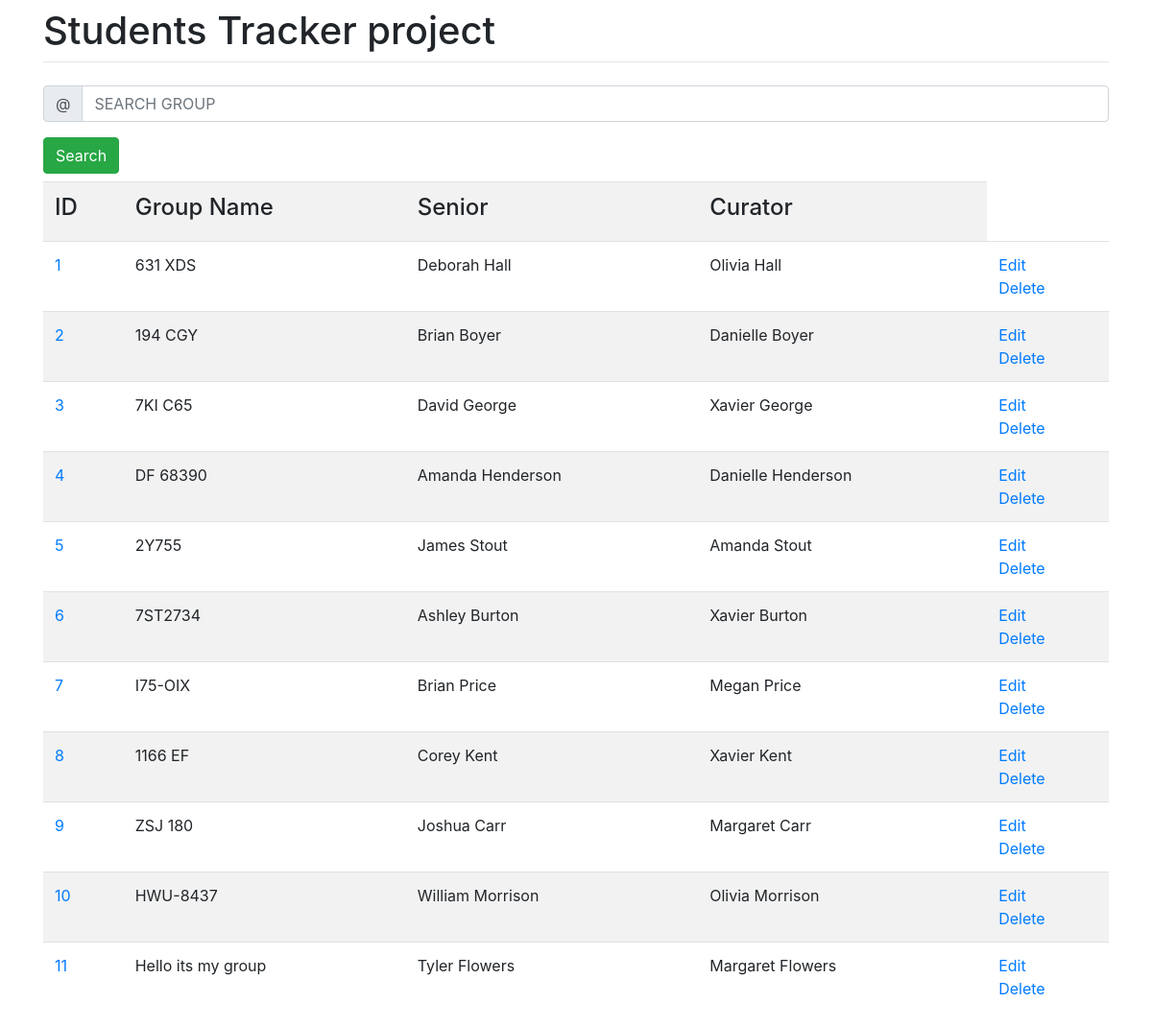
Page /groups/list/ on the committed database.
### groups/models.py (models this page shows, shortened)
class Group(models.Model):
    group_name = models.CharField(max_length=20)
    senior = models.ForeignKey('students.Student',
                               models.SET_NULL,
                               null=True,
                               blank=True, )
    curator = models.ForeignKey('teachers.Teacher',
                                models.SET_NULL,
                                null=True,
                                blank=True,
                                )

### students/models.py (models this page shows, shortened)
class Student(models.Model):
    first_name = models.CharField(max_length=20)
    last_name = models.CharField(max_length=20)
    birth_date = models.DateField()
    emails = models.EmailField()
    phone = models.CharField(max_length=16)
    address = models.CharField(max_length=255, null=True, blank=True)
    group_id = models.ForeignKey('groups.Group',
                                 models.SET_NULL,
                                 null=True,
                                 blank=True)

### teachers/models.py (models this page shows, shortened)
class Teacher(models.Model):
    first_name = models.CharField(max_length=20)
    last_name = models.CharField(max_length=20)
    emails = models.EmailField()
    phone = models.CharField(max_length=16)

### groups/views.py (the view)
# urls.py: path('list/', groups, name='group-list'),
def groups(request):
    qset = Group.objects.all()
    return render(request, 'group_list.html', context={'group_list': qset})

### groups/templates/group_list.html (shortened to what this page needs)
{% extends 'base.html' %}
{% block content %}
<form action="/group/list/" method="get">
    <div class="input-group mb-3">
        <div class="input-group-prepend">
            <span class="input-group-text" id="basic-addon1">@</span>
        </div>
        <input aria-describedby="basic-addon1" aria-label="Username" class="form-control" name="first_name"
               placeholder="SEARCH GROUP" type="text">
    </div>
    <button class="btn btn-success" type="submit">Search</button>
</form>
<table class="table table-striped">
    <tr>
        <td scope="col"><h4>ID</h4></td>
        <td scope="col"><h4>Group Name</h4></td>
        <td scope="col"><h4>Senior</h4></td>
        <td scope="col"><h4>Curator</h4></td>
        {% for group in group_list %}
    <tr>
        <td><a href="{% url 'group-edit' pk=group.id %}">{{ group.id }} </a></td>
        <td>{{group.group_name}}</td>
        <td>{{group.senior.first_name}} {{group.senior.last_name}}</td>
        <td>{{group.curator.first_name}} {{group.senior.last_name}}</td>
        <td>
            <a href="{% url 'group-edit' pk=group.id %}">Edit</a>
            <br>
            <a href="{% url 'group-delete' pk=group.id %}">Delete</a>
        </td>
    </tr>
    {% endfor %}
</table>
{% endblock content %}

### rows in the picture
Group: id "1", group_name "631 XDS", senior.first_name "Deborah", senior.last_name "Hall", curator.first_name "Olivia"
Group: id "2", group_name "194 CGY", senior.first_name "Brian", senior.last_name "Boyer", curator.first_name "Danielle"
Group: id "3", group_name "7KI C65", senior.first_name "David", senior.last_name "George", curator.first_name "Xavier"
Group: id "4", group_name "DF 68390", senior.first_name "Amanda", senior.last_name "Henderson", curator.first_name "Danielle"
Group: id "5", group_name "2Y755", senior.first_name "James", senior.last_name "Stout", curator.first_name "Amanda"
Group: id "6", group_name "7ST2734", senior.first_name "Ashley", senior.last_name "Burton", curator.first_name "Xavier"
Group: id "7", group_name "I75-OIX", senior.first_name "Brian", senior.last_name "Price", curator.first_name "Megan"
Group: id "8", group_name "1166 EF", senior.first_name "Corey", senior.last_name "Kent", curator.first_name "Xavier"
Group: id "9", group_name "ZSJ 180", senior.first_name "Joshua", senior.last_name "Carr", curator.first_name "Margaret"
Group: id "10", group_name "HWU-8437", senior.first_name "William", senior.last_name "Morrison", curator.first_name "Olivia"
Group: id "11", group_name "Hello its my group", senior.first_name "Tyler", senior.last_name "Flowers", curator.first_name "Margaret"
